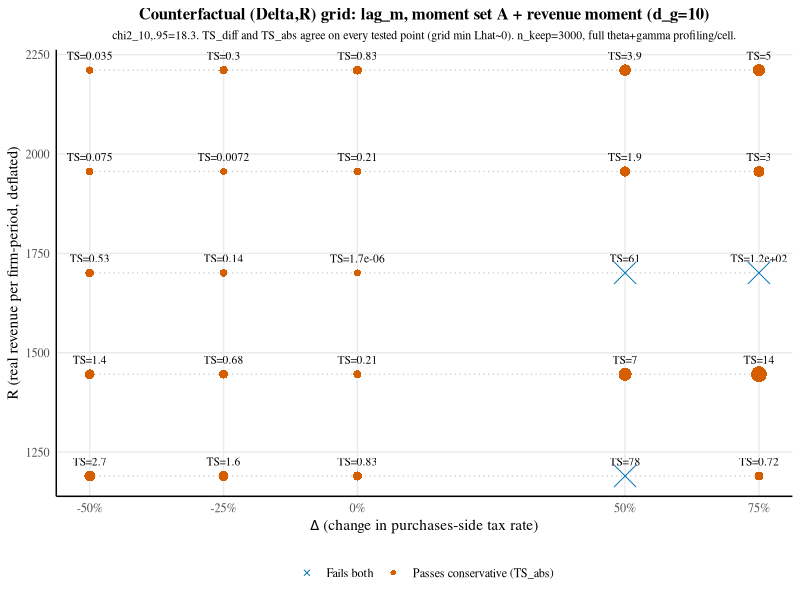

Source code (R):
## Counterfactual (Delta,R) grid: revenue vs. tax change, pass/fail under both
## the conservative (Theorem F.1, absolute TS=2n*Lhat) and the min-subtracted
## CHT-style (TS=2n*(Lhat-Lhat_min)) tests, chi2_10,.95 critical value
## (d_g=10: moment set A's 9 rows + 1 revenue auxiliary moment). 2026-09-10.

library(tidyverse)

df <- read.csv("Code/Products/1262-revgrid-lag_m-combined.csv")

n <- 32232; dg <- 10
qc <- qchisq(0.95, dg)
Lmin <- min(df$Lhat)
df <- df %>%
    mutate(
        TS_diff = 2 * n * (Lhat - Lmin),
        TS_abs  = 2 * n * Lhat,
        pass_diff = TS_diff <= qc,
        pass_abs  = TS_abs  <= qc,
        cat = case_when(
            pass_abs  ~ "Passes conservative (TS_abs)",
            pass_diff ~ "Passes diff-test only (TS_diff)",
            TRUE      ~ "Fails both"
        )
    )

## At this grid's own minimum Lhat~2.6e-11 (essentially 0), TS_diff and
## TS_abs are numerically indistinguishable everywhere -- both tests agree
## on every single point tested here (no point passes one but not the
## other). Noted in the subtitle rather than forcing a visual distinction
## that isn't actually present in the data.
stopifnot(all(df$pass_abs == df$pass_diff))

wong_red <- "#D55E00"; wong_blue <- "#0072B2"

p <- ggplot(df, aes(x = Delta, y = R)) +
    geom_line(aes(group = R), color = "grey75", linewidth = 0.4, linetype = "dotted") +
    geom_point(aes(color = cat, shape = cat, size = pmin(TS_abs, 40))) +
    geom_text(aes(label = sprintf("TS=%.2g", TS_abs)), vjust = -1.3, size = 2.9, family = "Times") +
    scale_color_manual(values = c(
        "Passes conservative (TS_abs)"   = wong_red,
        "Passes diff-test only (TS_diff)" = "#E69F00",
        "Fails both"                      = wong_blue
    )) +
    scale_shape_manual(values = c(
        "Passes conservative (TS_abs)"   = 16,
        "Passes diff-test only (TS_diff)" = 17,
        "Fails both"                      = 4
    )) +
    scale_size_continuous(range = c(2, 7), guide = "none") +
    scale_x_continuous(breaks = sort(unique(df$Delta)),
                        labels = scales::percent(sort(unique(df$Delta)))) +
    labs(x = expression(Delta~"(change in purchases-side tax rate)"),
         y = "R (real revenue per firm-period, deflated)",
         color = NULL, shape = NULL,
         title = "Counterfactual (Delta,R) grid: lag_m, moment set A + revenue moment (d_g=10)",
         subtitle = sprintf("chi2_10,.95=%.3g. TS_diff and TS_abs agree on every tested point (grid min Lhat~0). n_keep=3000, full theta+gamma profiling/cell.", qc)) +
    theme_minimal() +
    theme(
        panel.grid.minor = element_blank(),
        axis.line = element_line(color = "black", linetype = "solid"),
        plot.title = element_text(family = "Times", size = 12, face = "bold", hjust = 0.5),
        plot.subtitle = element_text(family = "Times", size = 8.5, hjust = 0.5),
        legend.position = "bottom",
        text = element_text(family = "Times")
    )

ggsave("Paper/images/1263-stage2-revgrid-delta-R.png", p, width = 9.5, height = 7, dpi = 300)
cat("Saved: Paper/images/1263-stage2-revgrid-delta-R.png\n")
